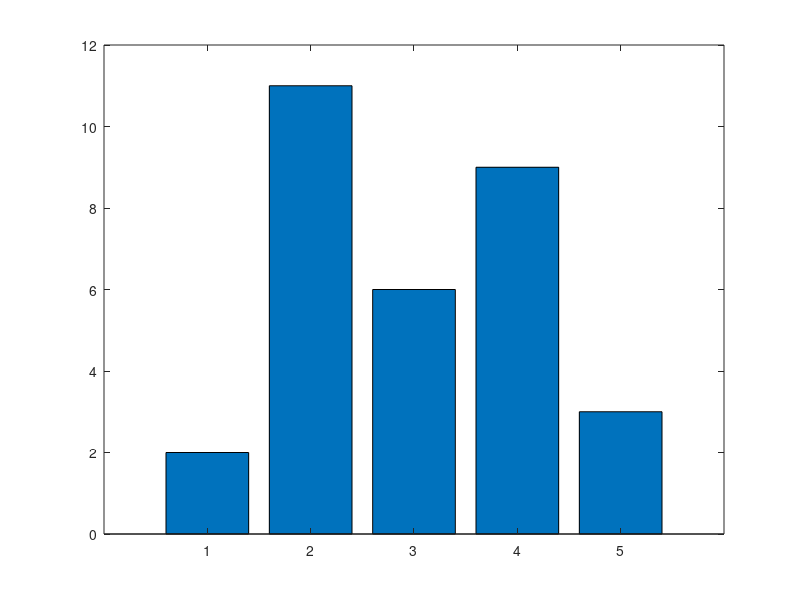
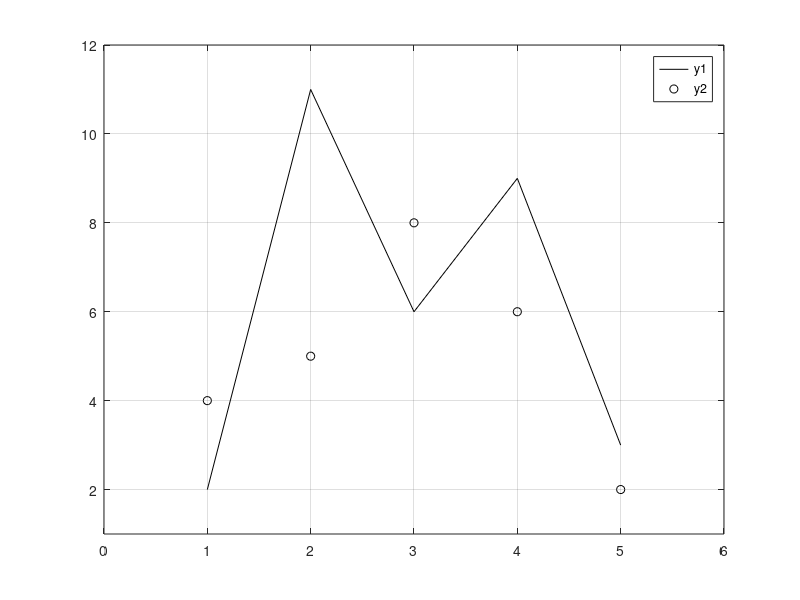

MATLAB code for these plots, in order:
clf
x = 1:5;
y1 = [2 11 6 9 3];
y2 = [4 5 8 6 2];
figure(1)
bar(x, y1)
figure(2)
plot(x, y1, 'k')
hold on
plot(x, y2, 'ko')
grid on
legend('y1', 'y2')
axis([0 6 1 12])